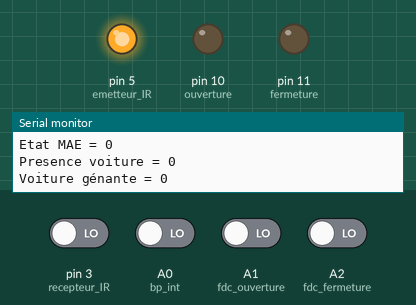
A sketch run on a simulated Arduino Uno, built with avr-gcc and run on an emulated ATmega328P. On the bench: output pins drawn as LEDs (lit = HIGH), the last lines printed to the serial monitor. Dashed ring = blinking. The inputs (shaded band) are chosen by the test bench; at power-on: A0 (bp_int), A1 (fdc_ouverture), A2 (fdc_fermeture), pin 3 (recepteur_IR) LOW.

Above: at 1.2 s.
1.3 s: A0 (bp_int) driven HIGH
At 1.8 s:
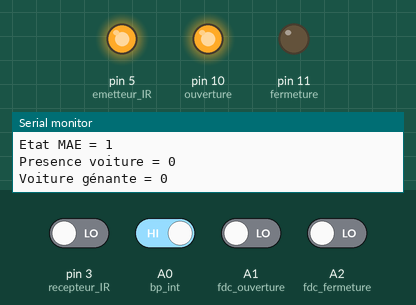
2.8 s: A1 (fdc_ouverture) driven HIGH
At 4.0 s:
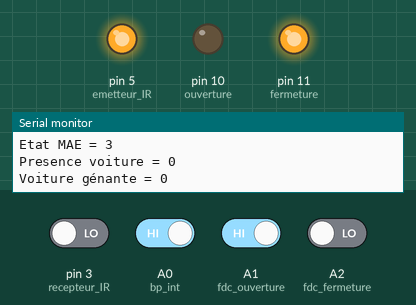
4.3 s: pin 3 (recepteur_IR) driven HIGH
At 4.49 s:
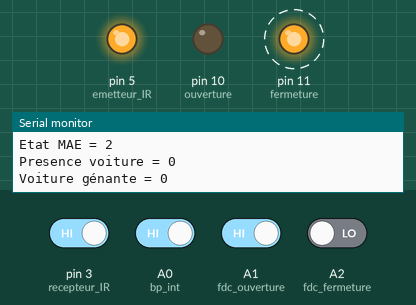
7.3 s: pin 3 (recepteur_IR) driven LOW
At 8.5 s:
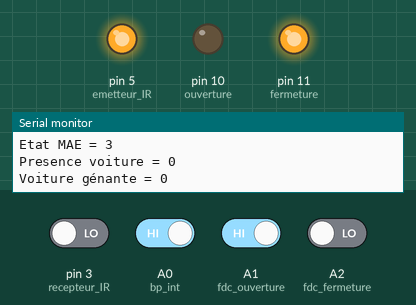
8.8 s: A2 (fdc_fermeture) driven HIGH
At 9.09 s:
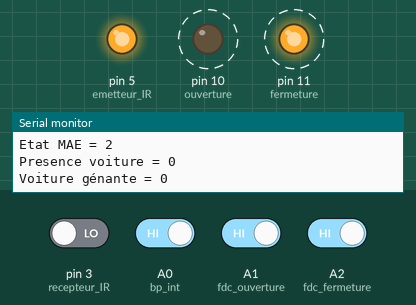
Timing chart, 0 to 12.8 s (numbered marks = the images above; inputs shaded):
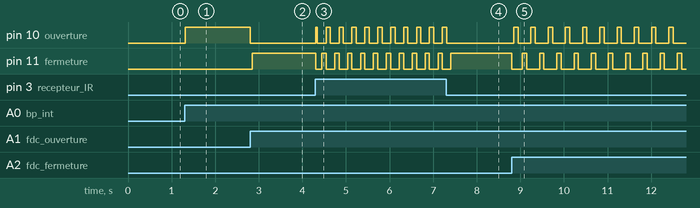

The sketch:

MAE_Portail_SERRAND.ino
```cpp
// (licence header left out)
//Bibliothèques et paramétrage pour le NFC
#include <Wire.h>
#include <PN532_I2C.h>
#include <PN532.h>
#include <NfcAdapter.h>
PN532_I2C pn532_i2c(Wire);
NfcAdapter nfc = NfcAdapter(pn532_i2c);
String const myUID = "7A F3 96 34"; // Définition du code UID qui garantie l'autorisation
String scannedUID;

//Bibliothèques et paramétrage pour le module ultrason
#include "Ultrasonic.h"
Ultrasonic ultrasonic(13);
const int distance_detection=5;

//Bibliothèque pour utiliser le timer
#include <FlexiTimer2.h>

//Bibliothèques et paramétrage pour le lcd
// #include <Wire.h>
// #include "rgb_lcd.h"
// rgb_lcd lcd;

/*******************************************************************
                        PINS DES COMPOSANTS
********************************************************************/
const int fdc_fermeture = A2;
const int fdc_ouverture = A1;
const int bp_int = A0;
const int recepteur_IR = 3;//A5;
const int ouverture = 10;
const int fermeture = 11;
const int emetteur_IR = 5;
/*******************************************************************
                              VARIABLES
********************************************************************/
int etat_courant=0;
boolean NFC=false;
boolean demande_envoi_trame=false,BP=false,FDCO=false,FDCF=false,IR=false,PV=false; //Capteurs
boolean Fermeture_Set=false,Fermeture_Reset=false,Ouverture_Set=false,Ouverture_Reset=false;
boolean voiture_genante=false,voiture_genante_Set=false,voiture_genante_Reset=false;
volatile boolean fin_tempo=false; //Variable d'interruption de fin de temporisation

/*******************************************************************
                      MACRO D'INTERRUPT FIN TIMER
********************************************************************/
void macro_fin_timer(void)
{
  fin_tempo=true;
}

/*******************************************************************
                              PARAMETRAGE
********************************************************************/
void setup()
{
  Serial.println("Initialisation");

  Serial.begin(9600);

  pinMode(bp_int, INPUT);
  pinMode(fdc_ouverture, INPUT);
  pinMode(fdc_fermeture, INPUT);
  pinMode(recepteur_IR, INPUT);
  pinMode(ouverture,OUTPUT);
  pinMode(fermeture,OUTPUT);
  pinMode(emetteur_IR,OUTPUT);

  Serial.println("Initialisation NFC");
  nfc.begin();//Démarrage du module NFC

  digitalWrite(emetteur_IR, HIGH); //Activation de la barrière infrarouge
  FlexiTimer2::set(5000,macro_fin_timer); //paramétrage du timer
}

/*******************************************************************
                          LECTURE NFC
********************************************************************/
boolean lire_carte_nfc(void)
{
  boolean resultat=false;
  String scannedUID;//Variable de stockage de l'UID de la carte lue
  //Serial.println("Macro lire_carte_nfc");
  if (nfc.tagPresent(10))
  {
    //Serial.println("Lecture carte NFC");
    NfcTag tag = nfc.read(); //Lecture de la carte NFC
    scannedUID = tag.getUidString(); //Acquisition du code UID de la carte

    if( myUID.compareTo(scannedUID) == 0) //Comparaison entre les deux chaînes de caractères
       resultat=true; // Dans le cas où elles sont identiques
    else
       resultat=false; //Dans le cas où elles diffèrent
  }
  return resultat;
}

/*******************************************************************
                    LECTURE PRESENCE VOITURE
********************************************************************/
boolean lecture_presence_voiture(void)
{
  boolean resultat=false;

  if (ultrasonic.MeasureInCentimeters()<distance_detection)
    resultat=true;
  else
    resultat=false;

  return resultat;
}

/*******************************************************************
                      ENVOI TRAME
********************************************************************/
void envoi_trame(void)
{

}

/*******************************************************************
                    LECTURE/MEMORISATION ENTREES
********************************************************************/
void lecture_memorisation_entrees(void)
{
  BP=digitalRead(bp_int);
  NFC=lire_carte_nfc();
  FDCO=digitalRead(fdc_ouverture);
  FDCF=digitalRead(fdc_fermeture);
  IR=digitalRead(recepteur_IR);
  //PV=lecture_presence_voiture();
}

/*******************************************************************
                            EVOLUTION
********************************************************************/
int evolution(void)
{
  int etat_s=0;

  switch(etat_courant)
  {
    case 0: if(NFC||BP)
              etat_s=1;
            else
              {
                if (PV)
                  etat_s=4;
                else
                  {
                    if(demande_envoi_trame)
                      etat_s=0;
                    else
                      etat_s=0;
                  }
              }
            break;

    case 1: if(FDCO)
              etat_s=2;
            else
              etat_s=1;
            break;

    case 2: if(BP)
              etat_s=3;
            else
            {
              if(demande_envoi_trame)
                etat_s=2;
              else
                etat_s=2;
            }
            break;

    case 3: if (IR)
              etat_s=1;
            else
            {
              if(FDCF)
                etat_s=0;
              else
                etat_s=3;
            }
            break;

    case 4: if(fin_tempo)
              etat_s=0;
            else
              {
                if(NFC||BP)
                  etat_s=1;
                else
                  {
                    if(!PV)
                      etat_s=0;
                    else
                      etat_s=4;
                  }
              }
              break;

    default: etat_s=0;
  }
  return etat_s;
}

/*******************************************************************
                      ACTIONS SUR TRANSITION
********************************************************************/
void actions_sur_transition(void)
{
  //Codage action envoi_trame et var voiture_genante_Reset sur états 0 et 2
  switch(etat_courant)
  {
    case 0: if(demande_envoi_trame)
            {
              envoi_trame();
              voiture_genante_Reset=true;
            }
            break;

    case 2: if(demande_envoi_trame)
            {
              envoi_trame();
              voiture_genante_Reset=true;
            }
            break;
  }

  //Codage action voiture_genante sur etat 0
  switch(etat_courant)
  {
    case 0: if(fin_tempo)
              {
                voiture_genante_Set=true;
                fin_tempo=false;//RAZ de la var de fin de tempo
              }
            break;

    default:voiture_genante=false;
  }

  //Action demarrer_tempo sur 0 --> 4
  switch (etat_courant)
  {
    case 0: if(PV)
            {
              FlexiTimer2::start();
              Serial.println("++++++++++++++++++++++");
              Serial.println("Tempo demarree");
              Serial.println("++++++++++++++++++++++");
              delay(2000);
            }
            break;
  }

  // Affectation va voiture_genante
  if(voiture_genante_Set)
    voiture_genante=true;
  else
    {
      if(voiture_genante_Reset)
        voiture_genante=false;
    }

}

/*******************************************************************
                        ACTIONS SUR ETATS
********************************************************************/
void actions_sur_etat(void)
{
  //Action ouverture Set
  switch (etat_courant)
  {
    case 1: Ouverture_Set=true;
            break;
    default: Ouverture_Set=false;
  }

  //Action fermeture Set
  switch (etat_courant)
  {
    case 3: Fermeture_Set=true;
            break;
    default: Fermeture_Set=false;
  }

  //Action ouverture Reset
  switch (etat_courant)
  {
    case 2: Ouverture_Reset=true;
            break;
    default: Ouverture_Reset=false;
  }

  //Action fermeture reset
  switch (etat_courant)
  {
    case 0: Fermeture_Reset=true;
            FlexiTimer2::stop(); //Arrêt de la tempo
            //PV=lecture_presence_voiture(); //Lecture capteur ultrason
            break;
    case 1: Fermeture_Reset=true;
            break;
    default: Fermeture_Reset=false;
  }

  //Ecritures sur Sorties
  if(Ouverture_Set)
    digitalWrite(ouverture, HIGH);
  else
    {
      if(Ouverture_Reset)
        digitalWrite(ouverture, LOW);
    }

  if(Fermeture_Set)
    digitalWrite(fermeture, HIGH);
  else
    {
      if(Fermeture_Reset)
        digitalWrite(fermeture, LOW);
    }
}

/*******************************************************************
                        TRAITEMENT MAE
********************************************************************/
void traitement_MAE(void)
{
  int etat_suivant=0;
  lecture_memorisation_entrees();
  etat_suivant=evolution();
  actions_sur_transition();
  etat_courant=etat_suivant;
  actions_sur_etat();
}

/*******************************************************************
                        PROGRAMME PRINCIPAL
********************************************************************/
void loop()
{
  etat_courant=0;
  int etat_courant_prec=0;
  boolean voiture_genante_prec=false;
  boolean PV_prec=false;

  Serial.println("-----------------------------------");
  Serial.print("Etat MAE = ");
  Serial.println(etat_courant);
  Serial.print("Presence voiture = ");
  Serial.println(PV);
  Serial.print("Voiture génante = ");
  Serial.println(voiture_genante);

  while(1)
  {
    //lcd.setCursor(0, 0);
    if ((etat_courant!=etat_courant_prec) || (PV_prec!=PV) || (voiture_genante_prec!=voiture_genante))
    {
      Serial.println("-----------------------------------");
      Serial.print("Etat MAE = ");
      Serial.println(etat_courant);
      Serial.print("Presence voiture = ");
      Serial.println(PV);
      Serial.print("Voiture génante = ");
      Serial.println(voiture_genante);
      etat_courant_prec=etat_courant;
      PV_prec=PV;
      voiture_genante_prec=voiture_genante;
    }

    traitement_MAE();

  }
}
```

Measured:
- after the input at 1.3 s, pin 10 (ouverture): LOW → HIGH at once
- after the input at 2.8 s, pin 10 (ouverture): HIGH → LOW at once; pin 11 (fermeture): LOW → HIGH after 0.05 s
- after the input at 4.3 s, pin 10 (ouverture): LOW → HIGH at once, then repeats every 0.30 s: LOW 0.20 s, HIGH 0.10 s; pin 11 (fermeture): alternates HIGH for 0.10 s and LOW for 0.20 s, starting at once
- after the input at 7.3 s, pin 10 (ouverture): goes on until 7.3 s, then stays LOW; pin 11 (fermeture): goes on until 7.4 s, then stays HIGH
- after the input at 8.8 s, pin 10 (ouverture): alternates HIGH for 0.10 s and LOW for 0.30 s, starting after 0.05 s; pin 11 (fermeture): alternates HIGH for 0.10 s and LOW for 0.30 s, starting at once
